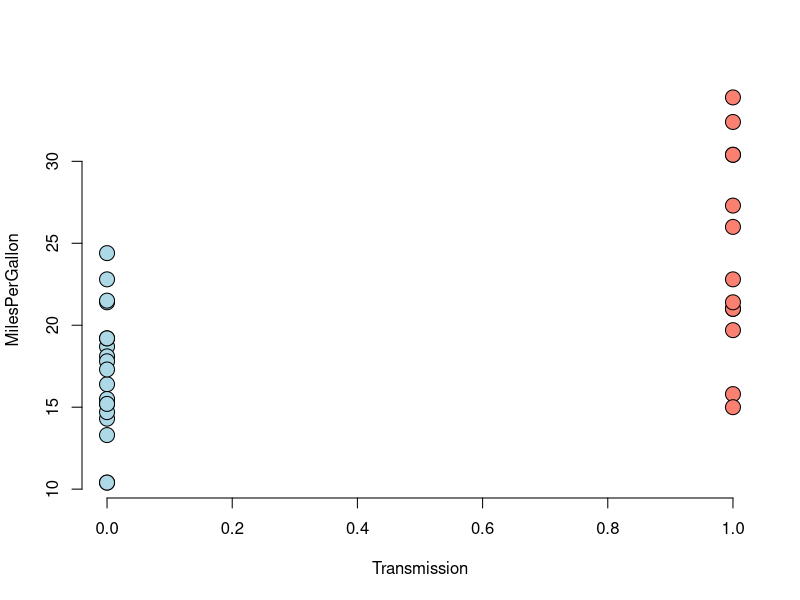
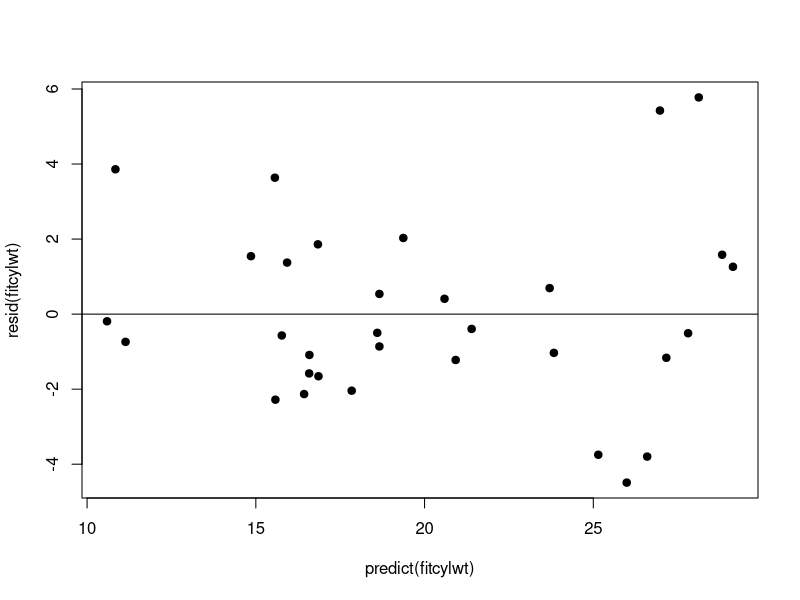
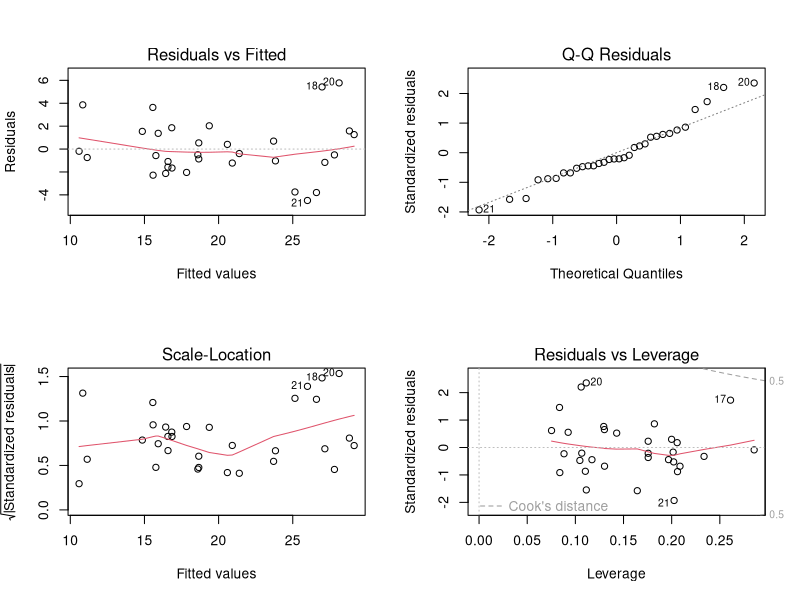
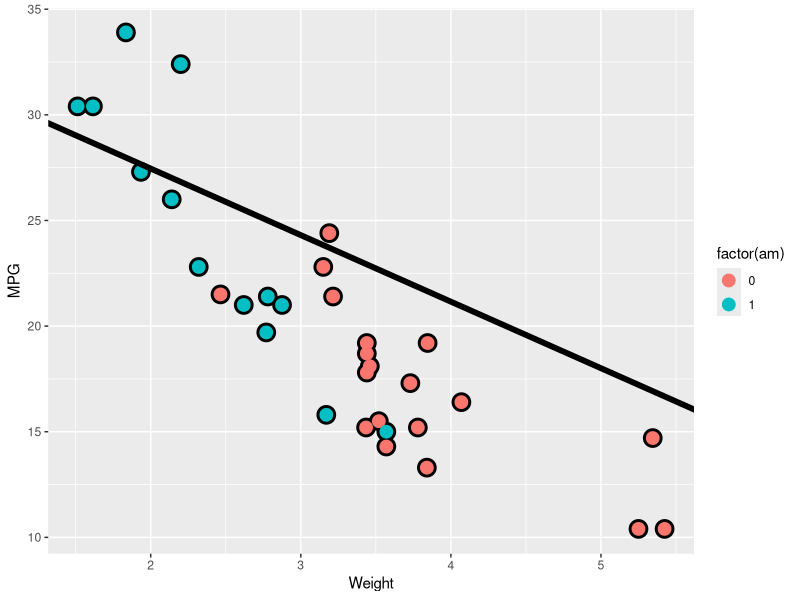

Here is the R script that generated these plots, in order:
## ---- chunk 1
 carsdf <- data.frame(mtcars)
head(carsdf)
summary(carsdf)
y<-carsdf$mpg
x<-carsdf$am
idx<-x==0

plot(x, y,xlab="Transmission",ylab="MilesPerGallon" ,type = "n", frame = FALSE)
points(x[idx], y[idx], pch = 21, col = "black", bg = "lightblue", cex = 2)
points(x[!idx], y[!idx], pch = 21, col = "black", bg = "salmon", cex = 2)

## ---- chunk 2
#install.packages("car")
library(car)
fit <- lm(y ~ .,data=carsdf)
sqrt(vif(fit))
fitbase<- lm(y~factor(x))

fitcylwt<-lm(y~factor(x)+factor(carsdf$cyl)+carsdf$wt)

anova(fitbase,fitcylwt)

## ---- chunk 3

summary(fitcylwt)$coef

## ---- chunk 4
plot(predict(fitcylwt),resid(fitcylwt),pch=19)
abline(h=0)

## ---- chunk 5
hatvalues(fitcylwt)
dffits(fitcylwt)
par(mfrow=c(2,2))
plot(fitcylwt)

## ---- chunk 6
library(ggplot2)
coeffit<-summary(fitcylwt)$coef[,1]
g = ggplot(carsdf, aes(x = wt, y = mpg, colour = factor(am)))
g = g + geom_point(size = 6, colour = "black") + geom_point(size = 4)
g = g + xlab("Weight") + ylab("MPG")
g1=g
coeffit
g1=g1+geom_abline(intercept=coeffit[1],slope=coeffit[5],linewidth=2)
g1

